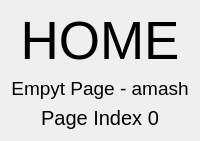
                  <widget class="QWidget" name="page_home">
                   <layout class="QVBoxLayout" name="verticalLayout_10">
                    <item>
                     <widget class="QLabel" name="label_6">
                      <property name="font">
                       <font>
                        <family>Segoe UI</family>
                        <pointsize>40</pointsize>
                       </font>
                      </property>
                      <property name="styleSheet">
                       <string notr="true"/>
                      </property>
                      <property name="text">
                       <string>HOME</string>
                      </property>
                      <property name="alignment">
                       <set>Qt::AlignCenter</set>
                      </property>
                     </widget>
                    </item>
                    <item>
                     <widget class="QLabel" name="label">
                      <property name="font">
                       <font>
                        <family>Segoe UI</family>
                        <pointsize>14</pointsize>
                       </font>
                      </property>
                      <property name="text">
                       <string>Empyt Page - amash</string>
                      </property>
                      <property name="alignment">
                       <set>Qt::AlignCenter</set>
                      </property>
                     </widget>
                    </item>
                    <item>
                     <widget class="QLabel" name="label_7">
                      <property name="font">
                       <font>
                        <family>Segoe UI</family>
                        <pointsize>15</pointsize>
                       </font>
                      </property>
                      <property name="text">
                       <string>Page Index 0</string>
                      </property>
                      <property name="alignment">
                       <set>Qt::AlignCenter</set>
                      </property>
                     </widget>
                    </item>
                   </layout>
                  </widget>
